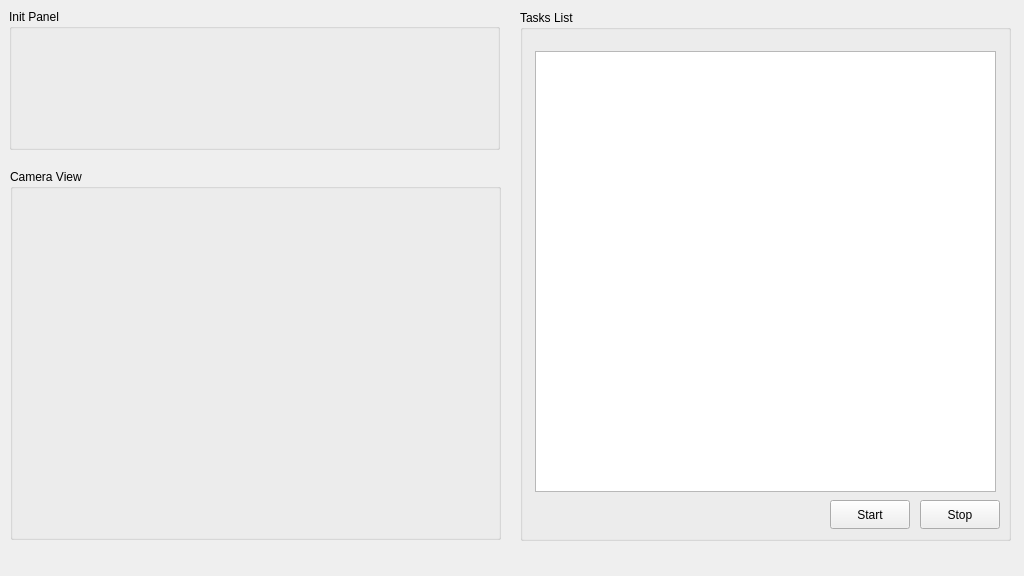
<?xml version="1.0" encoding="UTF-8"?>
<ui version="4.0">
 <class>MainWindow</class>
 <widget class="QMainWindow" name="MainWindow">
  <property name="geometry">
   <rect>
    <x>0</x>
    <y>0</y>
    <width>1024</width>
    <height>576</height>
   </rect>
  </property>
  <property name="windowTitle">
   <string>MainWindow</string>
  </property>
  <widget class="QWidget" name="centralWidget">
   <widget class="QGroupBox" name="groupBox">
    <property name="geometry">
     <rect>
      <x>9</x>
      <y>9</y>
      <width>491</width>
      <height>141</height>
     </rect>
    </property>
    <property name="title">
     <string>Init Panel</string>
    </property>
   </widget>
   <widget class="QGroupBox" name="groupBox_2">
    <property name="geometry">
     <rect>
      <x>520</x>
      <y>10</y>
      <width>491</width>
      <height>531</height>
     </rect>
    </property>
    <property name="title">
     <string>Tasks List</string>
    </property>
    <widget class="QListView" name="tasksListView">
     <property name="geometry">
      <rect>
       <x>15</x>
       <y>41</y>
       <width>461</width>
       <height>441</height>
      </rect>
     </property>
     <property name="editTriggers">
      <set>QAbstractItemView::NoEditTriggers</set>
     </property>
    </widget>
    <widget class="QPushButton" name="pushButton">
     <property name="geometry">
      <rect>
       <x>310</x>
       <y>490</y>
       <width>80</width>
       <height>29</height>
      </rect>
     </property>
     <property name="text">
      <string>Start</string>
     </property>
    </widget>
    <widget class="QPushButton" name="pushButton_2">
     <property name="geometry">
      <rect>
       <x>400</x>
       <y>490</y>
       <width>80</width>
       <height>29</height>
      </rect>
     </property>
     <property name="text">
      <string>Stop</string>
     </property>
    </widget>
   </widget>
   <widget class="QGroupBox" name="groupBox_3">
    <property name="geometry">
     <rect>
      <x>10</x>
      <y>169</y>
      <width>491</width>
      <height>371</height>
     </rect>
    </property>
    <property name="title">
     <string>Camera View</string>
    </property>
   </widget>
  </widget>
  <widget class="QMenuBar" name="menuBar">
   <property name="geometry">
    <rect>
     <x>0</x>
     <y>0</y>
     <width>1024</width>
     <height>26</height>
    </rect>
   </property>
  </widget>
 </widget>
 <layoutdefault spacing="6" margin="11"/>
 <resources/>
 <connections/>
</ui>
